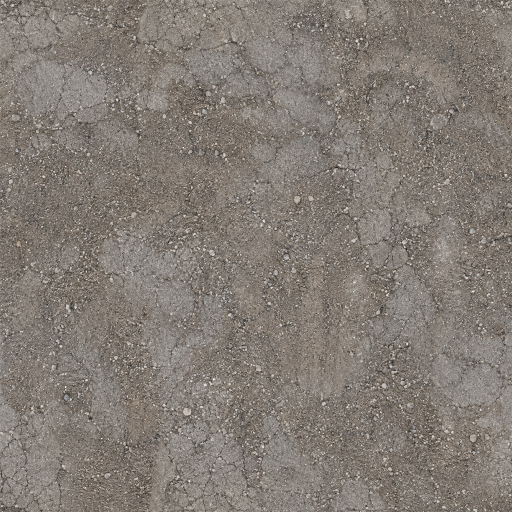
#> input picture art-src/textures/ground_raw.png, 1024 x 1024 px (shown at 1/2 size)
$ python make_ground.py
#> lines starting #> are read from the running program, lines starting #| are printed output that depends on the picture
"""Turns the painted ground plate into the tile the arena floor is drawn from.

    python art-src/textures/make_ground.py

Reads  art-src/textures/ground_raw.png   (1024x1024, painted, not tileable)
Writes assets/textures/ground.png        (1024x1024, tileable, normalised)

Same shape as `art-src/models/*.py`: the painted thing is a source, the thing
the game loads is the output of a script that can be re-run. Nothing under
`assets/` is edited by hand.

Two jobs, and both of them are the reason this file exists rather than the
plate being copied into place.

**Tiling.** `ground.gdshader` repeats this texture at 0.22 per metre and again
at 0.13 of that, so a visible seam is not one line — it is a grid of identical
lines every four and a half metres across a hundred-metre arena, which reads as
a rendering bug rather than as a floor. The plate has no such guarantee: it is
a picture of some ground, and its left edge knows nothing about its right. The
fix is a wrap blend rather than a mirror. Mirroring tiles perfectly and puts a
line of bilateral symmetry through the middle of every tile, and the eye finds
symmetry faster than it finds a seam.

**Brightness.** The floor is this texture times a per-biome tint near 1.0, so
its value is set here and its colour is set there. `BuildGroundTexture`, which
this replaces, wrote a mean of 0.56 and left a note saying that one number is
why the five biome tints did not have to be rewritten -- under a dusk sun 0.34
was asphalt and under a midday one it was asphalt photographed at night. The
plate comes out darker than that and more saturated than that, so it is scaled
to the same mean and pulled back toward neutral. Both tints survive untouched.
"""

import os
import numpy as np
from PIL import Image

HERE = os.path.dirname(os.path.abspath(__file__))
ROOT = os.path.dirname(os.path.dirname(HERE))

SOURCE = os.path.join(HERE, "ground_raw.png")
OUTPUT = os.path.join(ROOT, "assets", "textures", "ground.png")

SIZE = 1024

# How wide the wrap blend is, in pixels of the source.
#
# Wide enough that the ramp is gradual and narrow enough that it does not eat
# the plate: 64 of 1024 costs six per cent of the width and is invisible in the
# result, where 16 leaves a soft but findable band.
FEATHER = 64

# What `BuildGroundTexture` wrote, and what the biome tints were tuned against.
TARGET_MEAN = 0.56

# How far toward grey. The plate is a photograph of brown dirt over grey asphalt
# and carries more colour than a surface that is about to be multiplied by a
# biome tint should: the Ash District's grey and the Flats' olive both have to
# come from the tint, not from what is underneath it. Not all the way to
# neutral, because a perfectly grey floor looks like a debug material.
DESATURATE = 0.50

# Contrast, expanded about the target mean.
#
# The camera is fifteen metres up and the tile covers four and a half, so the
# plate arrives on screen at about a sixth of its own resolution: the gravel
# averages out and what survives is the crack network and the patch variation.
# Those are what a floor is read by at this distance, and normalising a
# photograph's mean shrinks them — the plate that replaced a hand-tuned noise
# field with +/-0.22 of patch swing came out flatter than the noise did. This
# puts the swing back without touching the mean.
CONTRAST = 1.30


def wrap_blend(plate, feather):
    """Crossfades each edge into the opposite one, returning a tileable crop.

    The right `feather` columns are ramped over the left `feather` columns and
    then dropped. Column 0 of the result is the source's column `W - feather`
    and its last column is the source's `W - feather - 1` — adjacent in the
    plate, so they meet without a step. Then the same down the other axis.
    """
#> called with feather = 64
    for axis in (1, 0):
        plate = np.swapaxes(plate, 0, axis)

        head, tail = plate[:feather], plate[-feather:]
        ramp = np.linspace(0.0, 1.0, feather).reshape(feather, 1, 1)

        plate = np.concatenate([head * ramp + tail * (1.0 - ramp),
                                plate[feather:-feather]])

        plate = np.swapaxes(plate, 0, axis)
#> this loop made 2 passes
#> pass 1, in wrap_blend, `head, tail = plate[:feather], plate[-feather:]`:
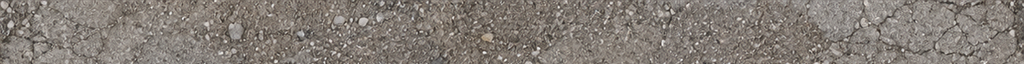
#> head: shape (64, 1024, 3) float64; mean of channels 0, 1, 2 0.516, 0.487, 0.46; drawn as R, G, B
#> pass 1, in wrap_blend, `head, tail = plate[:feather], plate[-feather:]`:
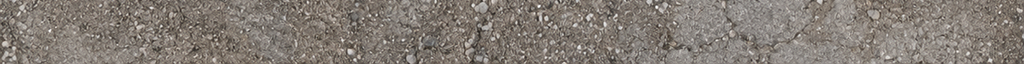
#> tail: shape (64, 1024, 3) float64; mean of channels 0, 1, 2 0.516, 0.485, 0.457; drawn as R, G, B
#> after the loop:
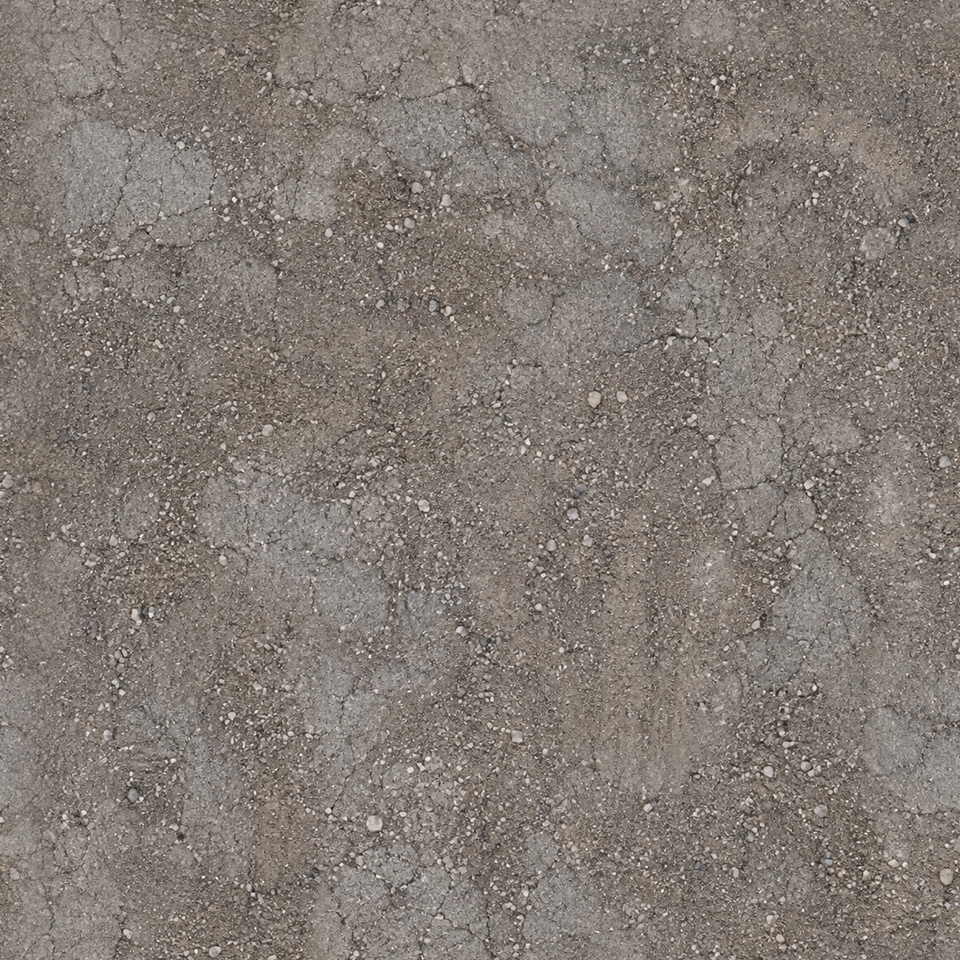
#> plate: shape (960, 960, 3) float64; mean of channels 0, 1, 2 0.515, 0.485, 0.457; drawn as R, G, B

    return plate


def resize_tileable(plate, size):
    """Resizes without breaking the wrap.

    A plain resize filters the outermost pixels against the border rather than
    against the far edge, which puts back a hairline of exactly the seam this
    file exists to remove. Tiling two by two first means every pixel that gets
    filtered has its true neighbours, and the centre quadrant of a periodic
    image is periodic.
    """
#> called with size = 1024
    doubled = np.tile(plate, (2, 2, 1))
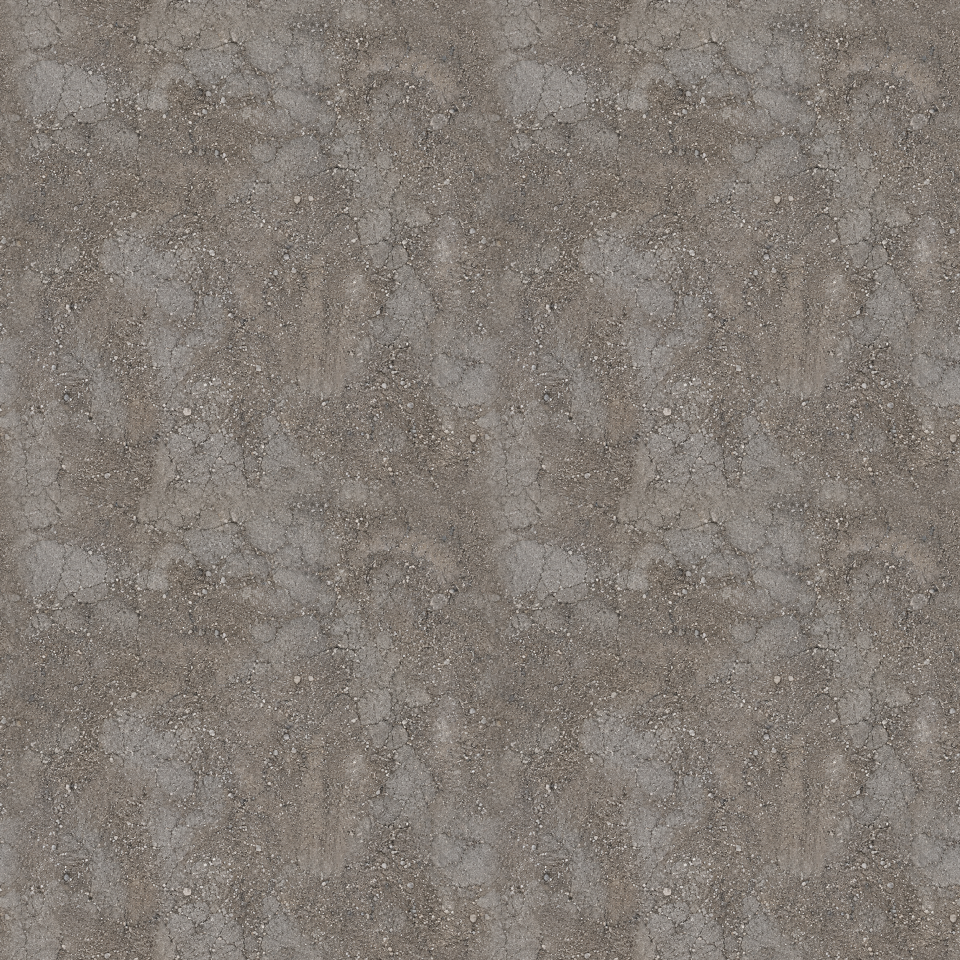
#> doubled: shape (1920, 1920, 3) float64 (shown at 1/2 size); mean of channels 0, 1, 2 0.515, 0.485, 0.457; drawn as R, G, B

    image = Image.fromarray(np.clip(doubled * 255.0, 0, 255).astype(np.uint8))
    image = image.resize((size * 2, size * 2), Image.LANCZOS)
#> image: PIL image 2048x2048 RGB

    half = size // 2
    return np.asarray(image).astype(np.float64)[half:half + size,
                                                half:half + size] / 255.0
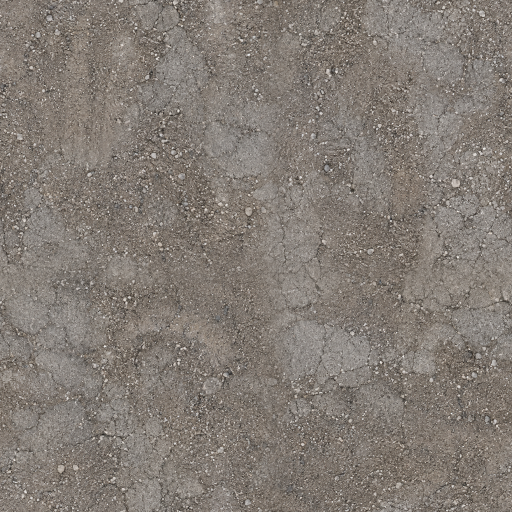
#> returned value: shape (1024, 1024, 3) float64 (shown at 1/2 size); mean of channels 0, 1, 2 0.514, 0.485, 0.457; drawn as R, G, B


def main():
    plate = np.asarray(Image.open(SOURCE).convert("RGB")).astype(np.float64) / 255.0

    plate = wrap_blend(plate, FEATHER)
    plate = resize_tileable(plate, SIZE)

    # Rec. 709, because the mean that matters is the one the eye reads rather
    # than the average of three channels — a plate with a warm cast has a
    # channel mean above its luminance and would come out dark.
    luma = np.array([0.2126, 0.7152, 0.0722])

    grey = plate @ luma
    plate = plate * (1.0 - DESATURATE) + grey[..., None] * DESATURATE
#> plate: shape (1024, 1024, 3) float64

    plate *= TARGET_MEAN / float((plate @ luma).mean())
    plate = TARGET_MEAN + (plate - TARGET_MEAN) * CONTRAST

    # A shoulder rather than a clamp, and the difference is worth the four
    # lines. Scaling a plate whose brightest gravel is already near white pushes
    # a third of a per cent of it past one, and a hard clamp turns every one of
    # those into pure white — on a floor tiled a thousand times that is a field
    # of specks that no biome tint can pull back, and it is exactly the kind of
    # thing that is invisible in the texture and obvious in the game. `tanh`
    # above the knee is continuous in value and nearly so in slope, so the
    # gravel stays gravel and simply stops getting brighter.
    knee = 0.88
    high = plate > knee
    plate[high] = knee + (1.0 - knee) * np.tanh((plate[high] - knee) / (1.0 - knee))

    # And a toe, for the same reason at the other end. Crushed cracks are less
    # obvious than blown gravel and they cost the same thing: the crack network
    # is most of what survives the downsample, so flattening its darkest pixels
    # to one black is throwing away the detail this plate was fetched for.
    toe = 0.10
    low = plate < toe
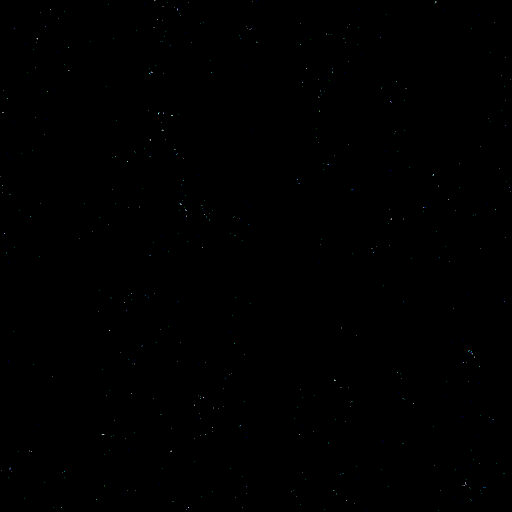
#> low: shape (1024, 1024, 3) bool (shown at 1/2 size); mean of channels 0, 1, 2 0.000345, 0.000596, 0.00071; drawn as R, G, B
    plate[low] = toe - toe * np.tanh((toe - plate[low]) / toe)
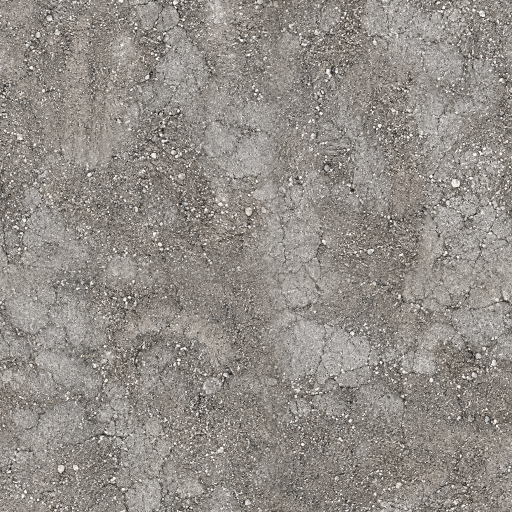
#> plate: shape (1024, 1024, 3) float64 (shown at 1/2 size); mean of channels 0, 1, 2 0.578, 0.556, 0.536; drawn as R, G, B

    plate = np.clip(plate, 0.0, 1.0)

    Image.fromarray((plate * 255.0 + 0.5).astype(np.uint8)).save(OUTPUT)

    print(f"wrote {OUTPUT} ({SIZE}x{SIZE}, tileable)")
    print(f"  mean {(plate @ luma).mean():.3f}, target {TARGET_MEAN}")
#|   mean 0.559, target 0.56
    print(f"  min {plate.min():.3f}  max {plate.max():.3f}  shouldered {int(high.sum())} px  toed {int(low.sum())} px")
#|   min 0.001  max 1.000  shouldered 70735 px  toed 1732 px


if __name__ == "__main__":
    main()

$ run again, with art-src/textures/face_infected_raw.png copied over art-src/textures/ground_raw.png
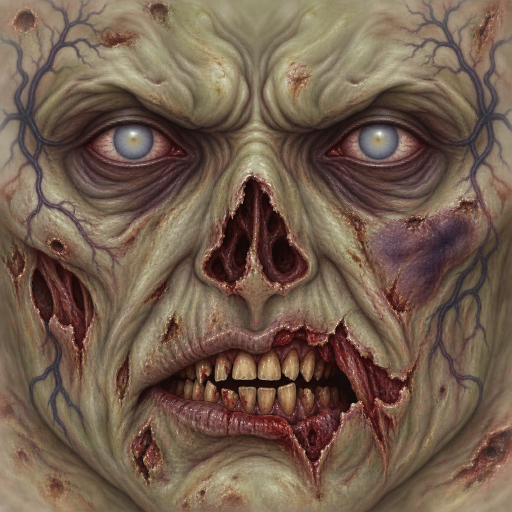
#> input picture art-src/textures/face_infected_raw.png, 1024 x 1024 px (shown at 1/2 size)
#> after the loop in wrap_blend, `for axis in (1, 0):`:
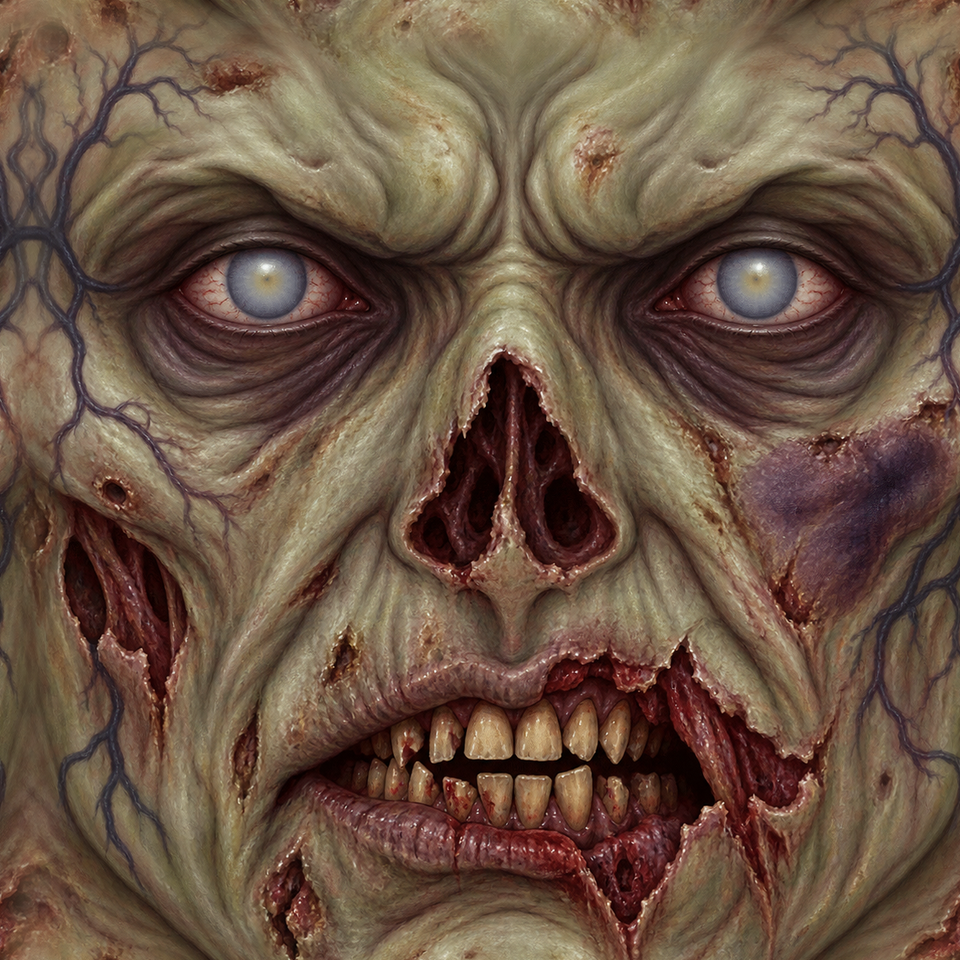
#> plate: shape (960, 960, 3) float64; mean of channels 0, 1, 2 0.417, 0.327, 0.262; drawn as R, G, B
#> in main, `plate[low] = toe - toe * np.tanh((toe - plate[low]) / toe)`:
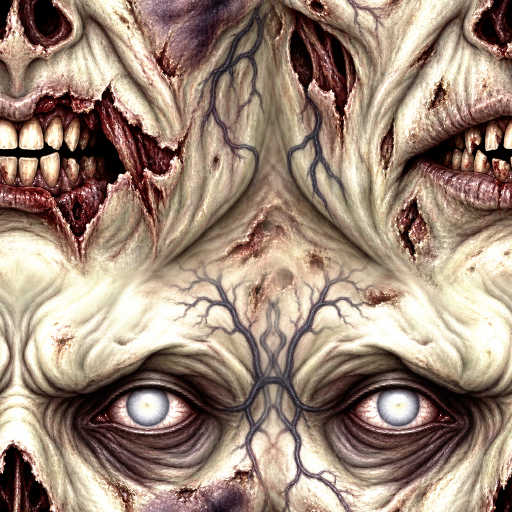
#> plate: shape (1024, 1024, 3) float64 (shown at 1/2 size); mean of channels 0, 1, 2 0.623, 0.537, 0.476; drawn as R, G, B
#|   mean 0.551, target 0.56
#|   min 0.001  max 1.000  shouldered 526334 px  toed 292780 px
